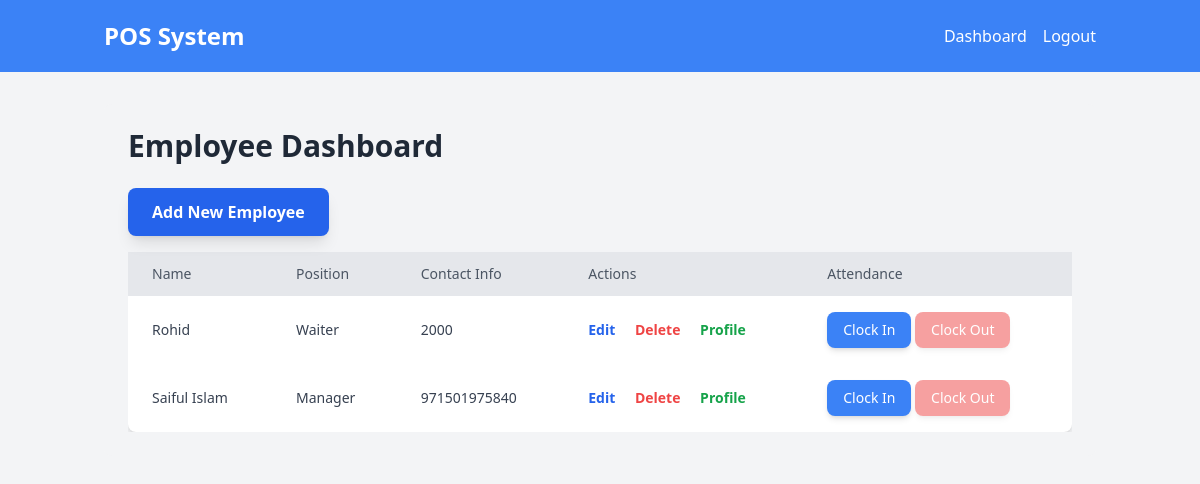
Page /employees (signed in) on the committed database.
### models.py (models this page shows)
class Employee(db.Model):
    id = db.Column(db.Integer, primary_key=True)
    name = db.Column(db.String(100), nullable=False)
    position = db.Column(db.String(100), nullable=False)
    contact_info = db.Column(db.String(100), nullable=False)
    attendance_records = db.relationship('Attendance', backref='employee', lazy=True)

### routes.py (the view, shortened to what this page needs)
    @app.route("/employees", methods=["GET", "POST"])
    @login_required
    def employee_dashboard():
        employees = Employee.query.all()
        for employee in employees:
            employee.clocked_in = Attendance.query.filter_by(employee_id=employee.id, clock_out=None).first() is not None
        return render_template('employee_dashboard.html', employees=employees)

### templates/employee_dashboard.html
{% extends "base.html" %}
{% block content %}
<div class="container mx-auto p-6 bg-gray-100 rounded-lg">
  <h1 class="text-3xl font-bold text-gray-800 mb-6">Employee Dashboard</h1>
  <div class="mb-4">
    <a href="{{ url_for('add_edit_employee') }}"
      class="inline-block bg-blue-600 hover:bg-blue-700 text-white font-bold py-3 px-6 rounded-lg shadow-lg transition duration-300"
    >
      Add New Employee
    </a>
  </div>
  <div class="overflow-x-auto">
    <table class="min-w-full bg-white rounded-lg shadow-md">
      <thead class="bg-gray-200">
        <tr>
          <th class="py-3 px-6 text-left text-sm font-medium text-gray-600">Name</th>
          <th class="py-3 px-6 text-left text-sm font-medium text-gray-600">Position</th>
          <th class="py-3 px-6 text-left text-sm font-medium text-gray-600">Contact Info</th>
          <th class="py-3 px-6 text-left text-sm font-medium text-gray-600">Actions</th>
          <th class="py-3 px-6 text-left text-sm font-medium text-gray-600">Attendance</th>
        </tr>
      </thead>
      <tbody class="text-gray-700">
        {% for employee in employees %}
        <tr class="hover:bg-gray-100 transition duration-300">
          <td class="py-4 px-6 text-sm">{{ employee.name }}</td>
          <td class="py-4 px-6 text-sm">{{ employee.position }}</td>
          <td class="py-4 px-6 text-sm">{{ employee.contact_info }}</td>
          <td class="py-4 px-6 text-sm">
            <a
              href="{{ url_for('add_edit_employee', employee_id=employee.id) }}"
              class="text-blue-600 hover:text-blue-700 font-bold"
            >Edit</a>
            <form
              action="{{ url_for('delete_employee', employee_id=employee.id) }}"
              method="POST"
              class="inline-block"
            >
              <button type="submit" class="text-red-500 hover:text-red-700 font-bold ml-4">
                Delete
              </button>
            </form>
            <a
              href="{{ url_for('employee_profile', employee_id=employee.id) }}"
              class="text-green-600 hover:text-green-700 font-bold ml-4"
            >Profile</a>
          </td>
          <td class="py-4 px-6 text-sm">
            <form
              action="{{ url_for('clock_in', employee_id=employee.id) }}"
              method="POST"
              class="inline-block"
            >
              <button
                type="submit"
                class="bg-blue-500 hover:bg-blue-600 text-white py-2 px-4 rounded-lg shadow-md transition duration-300 {{ 'opacity-50 cursor-not-allowed' if employee.clocked_in else '' }}"
                {{ 'disabled' if employee.clocked_in }}
              >
                Clock In
              </button>
            </form>
            <form
              action="{{ url_for('clock_out', employee_id=employee.id) }}"
              method="POST"
              class="inline-block"
            >
              <button
                type="submit"
                class="bg-red-500 hover:bg-red-600 text-white py-2 px-4 rounded-lg shadow-md transition duration-300 {{ 'opacity-50 cursor-not-allowed' if not employee.clocked_in else '' }}"
                {{ 'disabled' if not employee.clocked_in }}
              >
                Clock Out
              </button>
            </form>
          </td>
        </tr>
        {% endfor %}
      </tbody>
    </table>
  </div>
</div>
{% endblock %}

### rows in the picture
Employee: name "Rohid", position "Waiter", contact_info "2000"
Employee: name "Saiful Islam", position "Manager", contact_info "971501975840"
